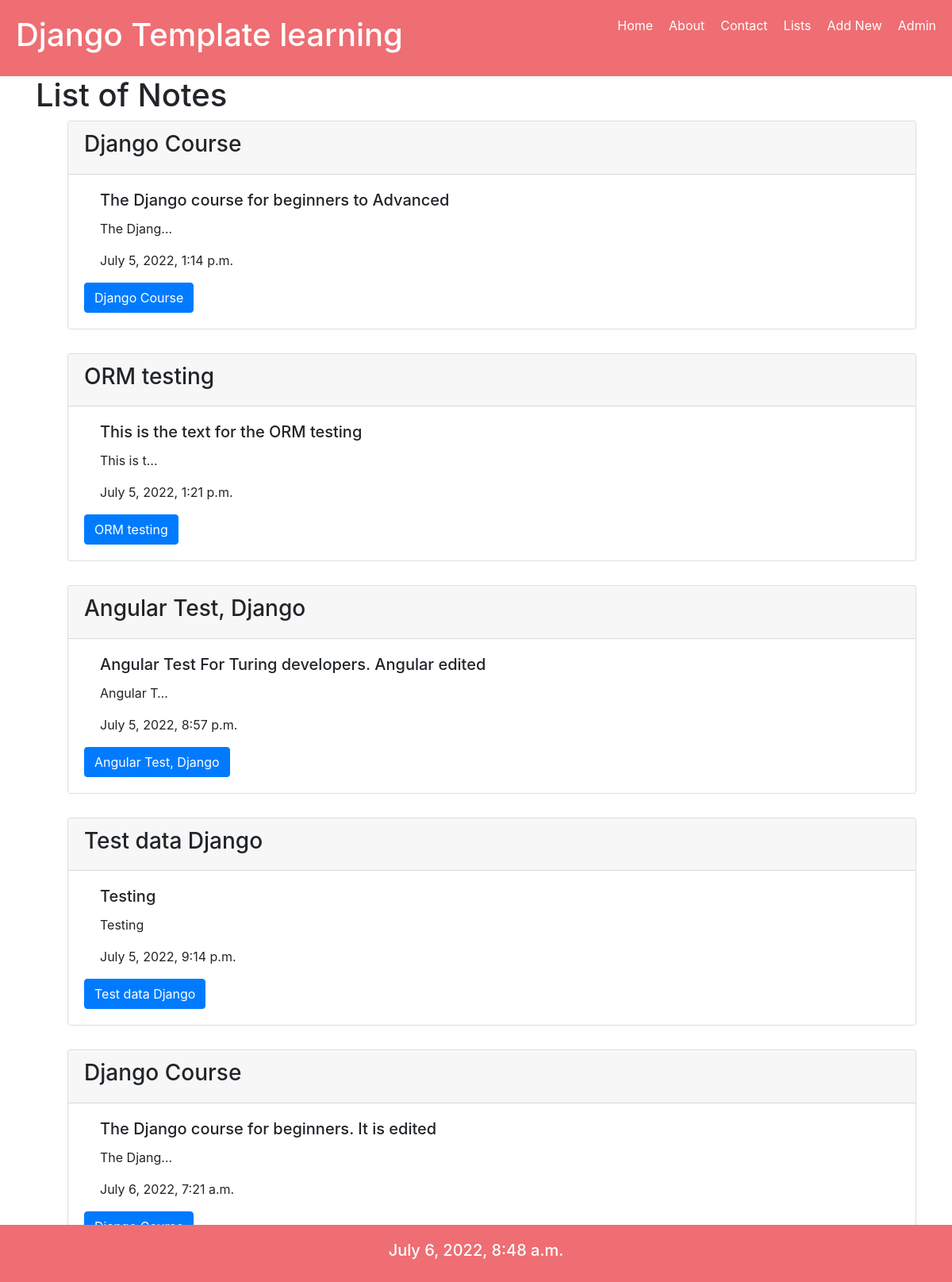
Page /list on the committed database.
### notes/models.py (models this page shows)
class Notes(models.Model):
    title = models.CharField(max_length=200)
    text = models.TextField()
    created_at = models.DateTimeField(auto_now_add= True)
    user= models.ForeignKey(User, on_delete=models.CASCADE, related_name='notes')

### notes/views.py (the view)
# urls.py: path('list', views.list, name='list'),
def list(request):
    notes = Notes.objects.all()
    return render(request, 'notes/list.html', {'notes': notes, 'today': datetime.today()})

### notes/templates/notes/list.html
{% extends "base.html" %} {% block content %}
    <div class="container">
    <h1>List of Notes</h1>
    <ul>
      {% for note in notes %}
      <div class="card" style="margin-bottom: 30px ;">
        <div class="card-header">
            <h3>{{note.title}}</h3>
        </div>
        <div class="card-body">
          <h5 class="card-title"><li>{{note.text}}</li></h5>
          <p class="card-title"><li>{{note.text | truncatechars:10}}</li></p>
          <p class="card-text"><li>{{note.created_at}}</li></p>
          <a href="notes/{{note.pk}}" class="btn btn-primary">{{note.title}} </a>
        </div>
      </div>
      {% endfor %}
    </div>
{% endblock %}

### static/css/styles.css (style rules this page uses)
a { color: #fff; text-decoration: none; }
li { list-style: none; margin-left: 20px; }

### rows in the picture
Notes: title "Django Course", text "The Django course for beginners to Advanced", text "The Djang…", created_at "July 5, 2022, 1:14 p.m."
Notes: title "ORM testing", text "This is the text for the ORM testing", text "This is t…", created_at "July 5, 2022, 1:21 p.m."
Notes: title "Angular Test, Django", text "Angular Test For Turing developers. Angular edited", text "Angular T…", created_at "July 5, 2022, 8:57 p.m."
Notes: title "Test data Django", text "Testing", created_at "July 5, 2022, 9:14 p.m."
Notes: title "Django Course", text "The Django course for beginners. It is edited", text "The Djang…", created_at "July 6, 2022, 7:21 a.m."
